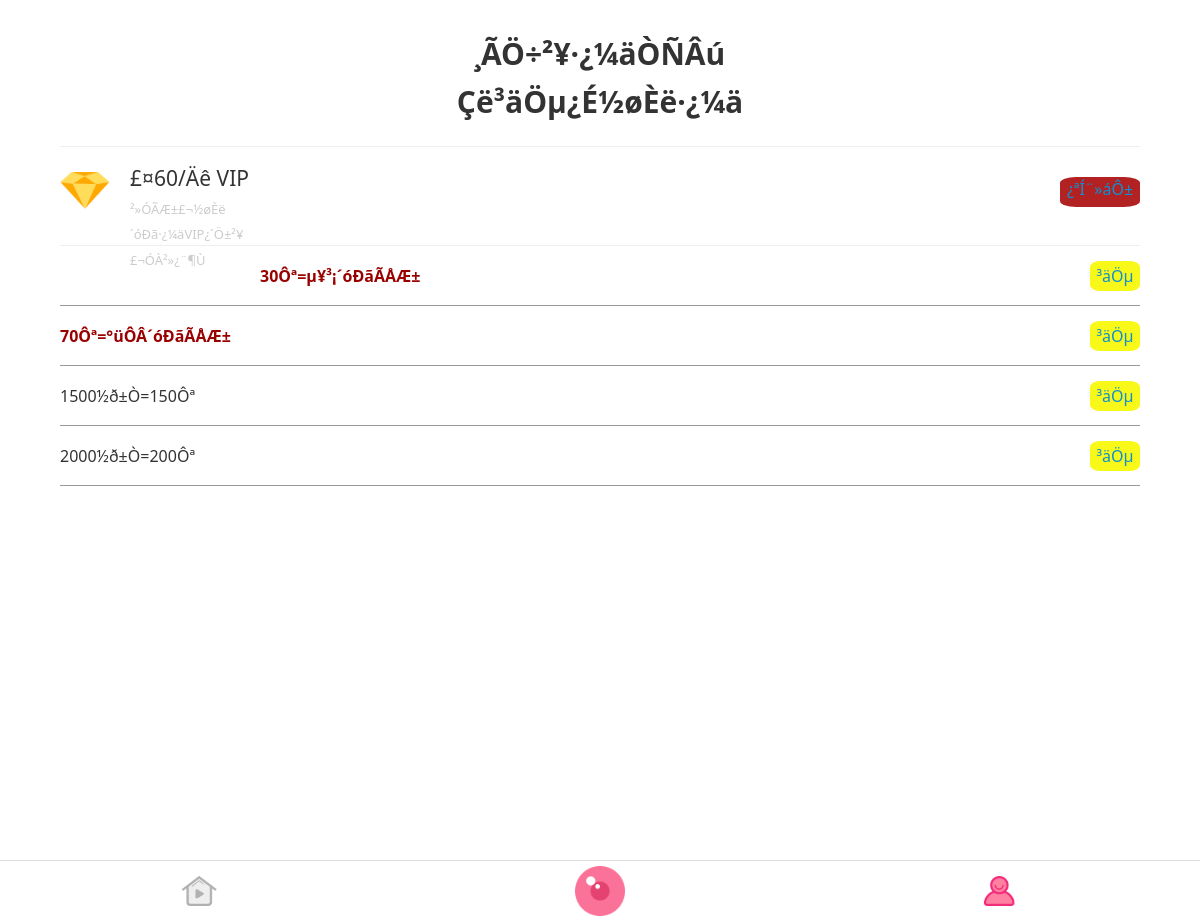
The app's page /pay2.php with its own data.
### tables this page shows
CREATE TABLE `ubozf` (
  `id` int(11) NOT NULL AUTO_INCREMENT,
  `money1` varchar(1000) NOT NULL,
  `money2` varchar(1000) NOT NULL,
  `money3` varchar(255) DEFAULT NULL,
  `money4` varchar(255) DEFAULT NULL,
  `money5` varchar(255) DEFAULT NULL,
  `daxiu1` varchar(255) DEFAULT NULL,
  `daxiu2` varchar(255) DEFAULT NULL,
  `zhibo1` varchar(255) DEFAULT NULL,
  `zhibo2` varchar(255) DEFAULT NULL,
  PRIMARY KEY (`id`)
);

### config/common.php (called while the page is built, shortened)
<?php
function queryall($table,$type) {
$sql=mysql_query("SELECT * FROM `$table` $type");
$row=mysql_fetch_array($sql);
return $row;
}
?>

### pay2.php (the view, shortened to what this page needs)
<?php
$pid=$_GET[pid];
$uid=$_GET[uid];
if($pid){
$url="?pid=".$pid."&uid=".$uid;
$link="&pid=".$pid."&uid=".$uid;
}else{
$url="";
}
$type="where id='1'";
$zhifu=queryall(ubozf,$type);
?>
<!DOCTYPE html>
<html class="js cssanimations">
<head>
<link rel="stylesheet" href="css/amazeui.min.css">
</head>
<body>
<div id="pay" style="background: #fff;height: 100%;width: 100%;display: block;">
<span style="display: block;text-align: center;font-size: 30px;font-weight: 900;">¸ÃÖ÷²¥·¿¼äÒÑÂú<br>Çë³äÖµ¿É½øÈë·¿¼ä</span>
<span style="display: block;border-top: 1px solid #eee;border-bottom: 1px solid #eee;margin: 20px auto 0 auto;padding: 15px 0;width: 90%;height: 100px;">
<img src="images/vip.png" style="width: 50px;float: left;padding-top:10px;">
<div style="width: 130px;float: left;margin-left: 20px;">
<span style="font-size: 21px;">£¤<?php echo $zhifu[zhibo2]?>/Äê VIP</span>
<br>
<span style="color: #ccc;font-size: 13px;">²»ÓÃÆ±£¬½øÈë´óÐã·¿¼äVIP¿´Ö±²¥£¬ÓÀ²»¿¨¶Ù</span>
</div>
<span style="float: right;display: block;width: 80px;height: 30px;background: firebrick;border-radius: 20%;text-align: center;color: #fff;margin-top: 15px;"><a onClick="pay('<?php echo $zhifu[zhibo2]?>');">¿ªÍ¨»áÔ±</a></span></span>
<span style="display: block;width: 90%;height: 60px;border-bottom: 1px solid #999;margin: 0 auto;">
<span style="height: 60px;line-height: 60px;display: block;width: 200px;float: left; color:#990000; font-weight:bold;"><?php echo $zhifu[money1]?>Ôª=µ¥³¡´óÐãÃÅÆ±</span>
<span style="float: right;display: block;width: 50px;height: 30px;line-height:30px;background: #F8F819;border-radius: 20%;text-align: center;margin-top: 15px;"><a onClick="pay('<?php echo $zhifu[money1]?>');">³äÖµ</a></span></span>
<span style="display: block;width: 90%;height: 60px;border-bottom: 1px solid #999;margin: 0 auto;">
<span style="height: 60px;line-height: 60px;display: block;width: 200px;float: left;color:#990000; font-weight:bold"><?php echo $zhifu[money2]?>Ôª=°üÔÂ´óÐãÃÅÆ±</span>
<span style="float: right;display: block;width: 50px;height: 30px;line-height:30px;background: #F8F819;border-radius: 20%;text-align: center;margin-top: 15px;"><a onClick="pay('<?php echo $zhifu[money2]?>');">³äÖµ</a></span></span>
<span style="display: block;width: 90%;height: 60px;border-bottom: 1px solid #999;margin: 0 auto;">
<span style="height: 60px;line-height: 60px;display: block;width: 200px;float: left;">1500½ð±Ò=<?php echo $zhifu[money3]?>Ôª</span>
<span style="float: right;display: block;width: 50px;height: 30px;line-height:30px;background: #F8F819;border-radius: 20%;text-align: center;margin-top: 15px;"><a onClick="pay('<?php echo $zhifu[money3]?>');">³äÖµ</a></span></span>
<span style="display: block;width: 90%;height: 60px;border-bottom: 1px solid #999;margin: 0 auto;">
<span style="height: 60px;line-height: 60px;display: block;width: 200px;float: left;">2000½ð±Ò=<?php echo $zhifu[money4]?>Ôª</span>
<span style="float: right;display: block;width: 50px;height: 30px;line-height:30px;background: #F8F819;border-radius: 20%;text-align: center;margin-top: 15px;");"><a onClick="pay('<?php echo $zhifu[money4]?>');)">³äÖµ</a></span></span>
<div class="footer-page">
<div class="navs">
<div class="nav zb">
<div class="inner" onClick="ubourl('dx.php<?php echo $url?>')" >
<div class="pic"></div></div></div>
<div class="nav main">
<div class="inner" onClick="ubourl('index.php<?php echo $url?>')" >
<div class="pic"></div></div></div>
</div>
<div class="nav mine active">
<div class="inner" onClick="ubourl('user.php<?php echo $url?>')" >
<div class="pic"></div></div></div>
</div>
</div>
</body>
</html>

### pay2.php (style rules this page uses)
html { height: 90%; }
body { margin: 0 auto;width: 100%; }

### records on screen
ubozf: zhibo2 "60", money1 "30", money2 "70", money3 "150", money4 "200"
